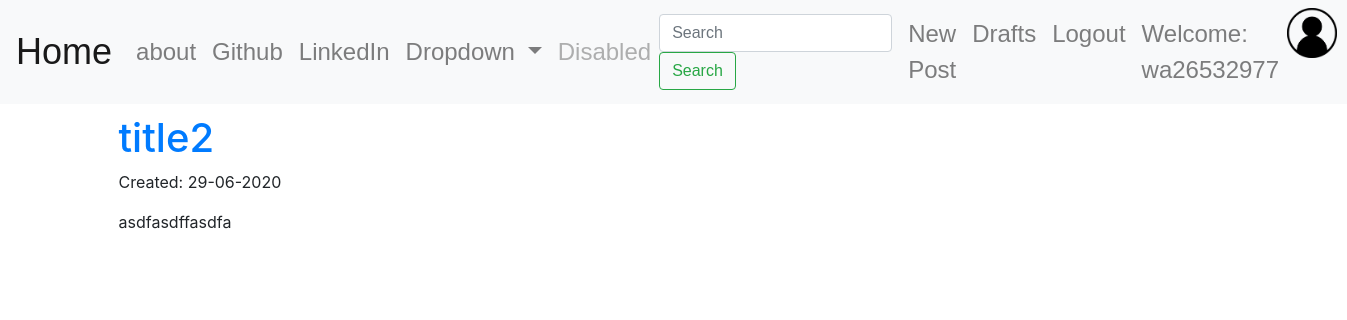
The page /drafts/ (signed in) on the database as committed earlier.
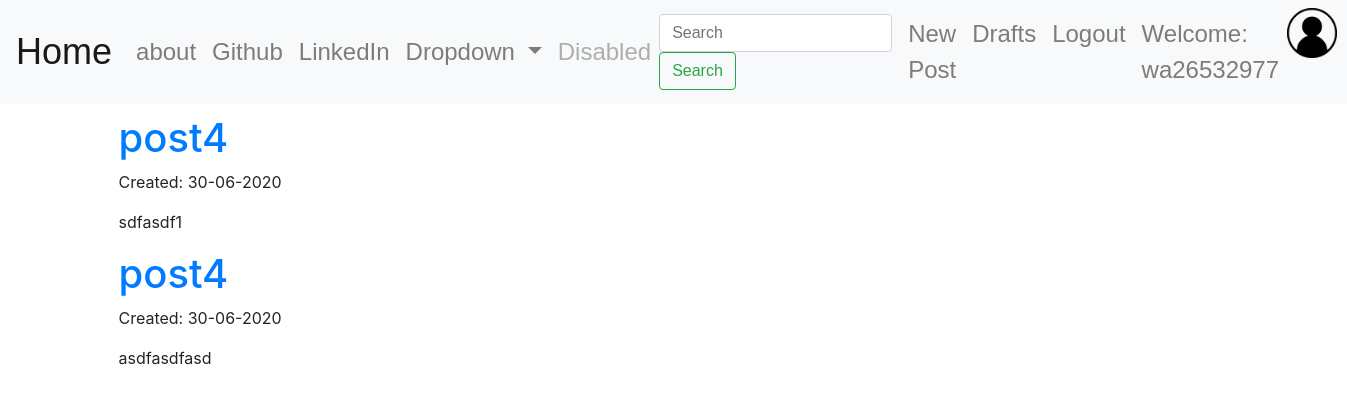
The same page on the database as committed later.
### blog/models.py (models this page shows, shortened)
class Post(models.Model):
    author = models.ForeignKey("auth.User", on_delete=models.CASCADE)
    title = models.CharField(max_length=200)
    text = models.TextField()
    create_date = models.DateTimeField(default=timezone.now)
    public_date = models.DateTimeField(blank=True, null=True)

### blog/views.py (the view)
# urls.py: path('drafts/', views.DraftListView.as_view(), name="post_draft_list"),
class DraftListView(LoginRequiredMixin, ListView):
    login_url = "/login/"
    template_name = "blog/post_draft_list.html"
    context_object_name = 'posts'
    redirect_field_name = 'blog/post_draft_list.html'
    model = Post
    def get_queryset(self):
        return Post.objects.filter(public_date__isnull=True).order_by('-create_date')

### blog/templates/blog/post_draft_list.html
{% extends 'blog/base.html' %}
{% block body_block %}
    {% for post in posts %}
        <div class="post">
            <h1><a href="{% url "blog:post_detail" pk=post.pk %} ">{{ post.title }}</a></h1>
            <p class="date">Created: {{ post.create_date|date:"d-m-Y"|safe }}</p>
            <p>{{ post.text|truncatechars:200|safe|linebreaks }}</p>
        </div>
    {% endfor %}
{% endblock %}

Rows that differ between the two databases and show on the page:
removed Post: title "title2", create_date "29-06-2020", text "asdfasdffasdfa"
added Post: title "post4", create_date "30-06-2020", text "sdfasdf1"
added Post: title "post4", create_date "30-06-2020", text "asdfasdfasd"
